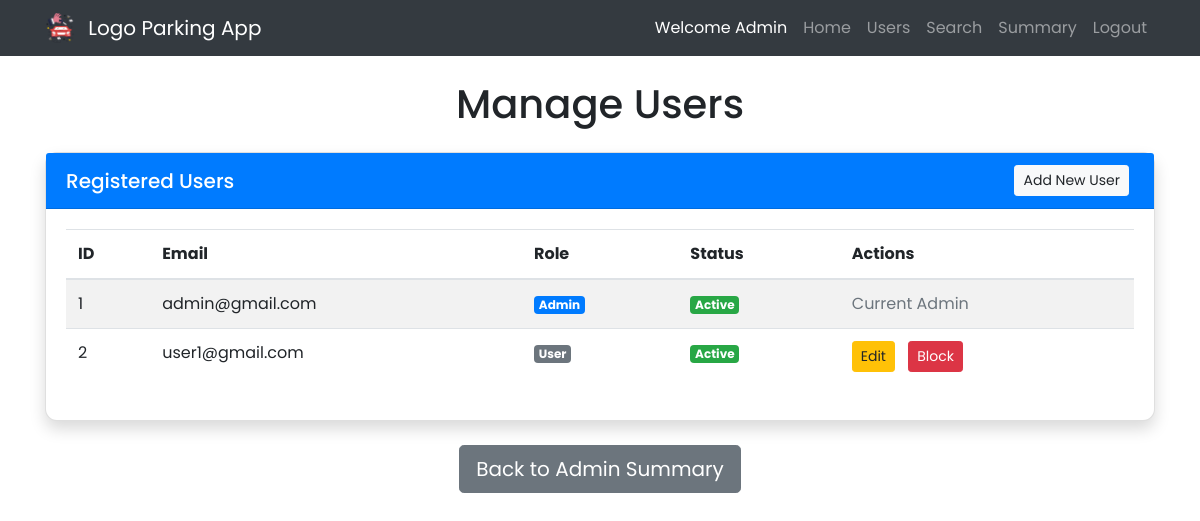
The app's page /admin/view_users (signed in) with its own data.
### models.py (models this page shows, shortened)
class User(db.Model, UserMixin):
    id = db.Column(db.Integer, primary_key=True)
    email = db.Column(db.String(120), unique=True, nullable=False)
    password = db.Column(db.String(128), nullable=False)
    is_admin = db.Column(db.Boolean, default=False)
    is_blocked = db.Column(db.Boolean, default=False)
    reservations = db.relationship('Reservation', backref='user', lazy=True)

### app.py (the view)
@app.route('/admin/view_users')
@login_required
def view_users():
    if not current_user.is_admin:
        flash('Unauthorized access', 'danger')
        return redirect(url_for('dashboard'))
    users = User.query.all()
    return render_template('admin/view_users.html', users=users)

### app.py (called while the page is built)
@login_manager.user_loader
def load_user(user_id):
    try:
        return db.session.get(User, int(user_id))
    except Exception as e:
        logging.error(f"Error loading user {user_id}: {e}")
        return None

### templates/admin/view_users.html (shortened to what this page needs)
{% extends "base.html" %}
{% block content %}
<h1 class="text-center mb-4">Manage Users</h1>
<div class="card shadow mb-4">
    <div class="card-header bg-primary text-white d-flex justify-content-between align-items-center">
        <h5 class="mb-0">Registered Users</h5>
        <a href="{{ url_for('register') }}" class="btn btn-light btn-sm">Add New User</a>
    </div>
    <div class="card-body">
        {% if users %}
        <div class="table-responsive">
            <table class="table table-hover table-striped">
                <thead>
                    <tr>
                        <th>ID</th>
                        <th>Email</th>
                        <th>Role</th>
                        <th>Status</th>
                        <th>Actions</th>
                    </tr>
                </thead>
                <tbody>
                    {% for user in users %}
                    <tr>
                        <td>{{ user.id }}</td>
                        <td>{{ user.email }}</td>
                        <td>
                            <span class="badge badge-{{ 'primary' if user.is_admin else 'secondary' }}">
                                {{ 'Admin' if user.is_admin else 'User' }}
                            </span>
                        </td>
                        <td>
                            <span class="badge badge-{{ 'danger' if user.is_blocked else 'success' }}">
                                {{ 'Blocked' if user.is_blocked else 'Active' }}
                            </span>
                        </td>
                        <td>
                            {% if user.id != current_user.id %}
                                <a href="{{ url_for('edit_user', user_id=user.id) }}" class="btn btn-warning btn-sm">Edit</a>
                                {% if user.is_blocked %}
                                    <form action="{{ url_for('unblock_user', user_id=user.id) }}" method="POST" style="display:inline;" class="ml-1">
                                        <input type="hidden" name="csrf_token" value="{{ csrf_token() }}">
                                        <button type="submit" class="btn btn-success btn-sm" data-confirm="Unblock this user?">Unblock</button>
                                    </form>
                                {% else %}
                                    {% if not user.is_admin %}
                                    <form action="{{ url_for('block_user', user_id=user.id) }}" method="POST" style="display:inline;" class="ml-1">
                                        <button type="submit" class="btn btn-danger btn-sm" data-confirm="Block this user? They will not be able to log in.">Block</button>
                                    </form>
                                    {% endif %}
                                {% endif %}
                            {% else %}
                                <span class="text-muted">Current Admin</span>
                            {% endif %}
                        </td>
                    </tr>
                    {% endfor %}
                </tbody>
            </table>
        </div>
        {% else %}
            <p class="text-center text-muted">No users registered yet. Use the "Add New User" button to register a new user.</p>
        {% endif %}
    </div>
</div>
<div class="text-center mt-4">
    <a href="{{ url_for('admin_summary') }}" class="btn btn-secondary btn-lg">Back to Admin Summary</a>
</div>
{% endblock %}

### static/css/styles.css (style rules this page uses)
body { font-family: 'Poppins', sans-serif; }
.card { border-radius: 12px; box-shadow: 0 4px 8px rgba(0,0,0,0.1); transition: transform 0.2s; }
.card-header { border-radius: 12px 12px 0 0; }
.btn { transition: transform 0.2s; }
.btn-sm { margin-right: 5px; }

### records on screen
User: id "1", email "admin@gmail.com", is_admin "Admin", is_blocked "Active", shows "Current Admin"
User: id "2", email "user1@gmail.com", is_admin "User", is_blocked "Active"
